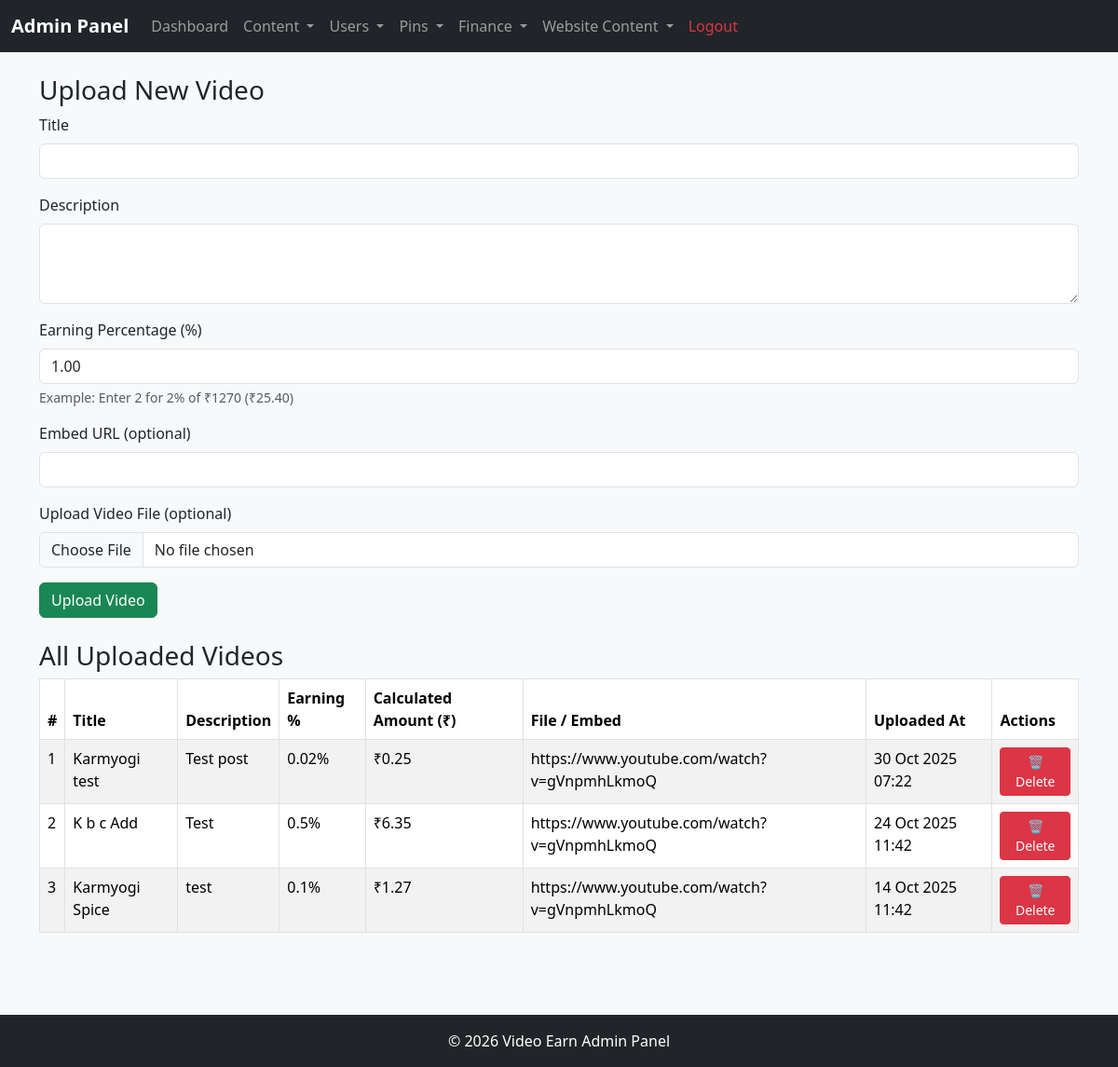
/admin/videos.php (signed in), run on the app's committed database.
### tables this page shows
CREATE TABLE `videos` (
  `id` int(11) NOT NULL,
  `title` varchar(255) NOT NULL,
  `description` text DEFAULT NULL,
  `file_path` varchar(255) DEFAULT NULL,
  `embed_url` varchar(255) DEFAULT NULL,
  `earn_percent` decimal(5,2) NOT NULL DEFAULT 1.00,
  `earn_amount` decimal(10,2) DEFAULT NULL,
  `created_by` int(11) DEFAULT NULL,
  `created_at` datetime DEFAULT current_timestamp(),
  `status` enum('active','inactive') DEFAULT 'active'
);

### admin/videos.php (the view, shortened to what this page needs)
<?php
include 'includes/header.php';
$joining_amount = 1270;
$sqlVideos = "SELECT * FROM videos ORDER BY created_at DESC";
$resultVideos = mysqli_query($conn, $sqlVideos);
?>
<div class="row mb-4">
    <div class="col-md-12">
        <h3>Upload New Video</h3>
        <form method="post" enctype="multipart/form-data">
            <div class="mb-3">
                <label class="form-label">Title</label>
                <input type="text" name="title" class="form-control" required>
            </div>
            <div class="mb-3">
                <label class="form-label">Description</label>
                <textarea name="description" class="form-control" rows="3"></textarea>
            </div>
            <div class="mb-3">
                <label class="form-label">Earning Percentage (%)</label>
                <input type="number" step="0.01" name="earn_percent" class="form-control" value="1.00" required>
                <div class="form-text">Example: Enter 2 for 2% of ₹1270 (₹25.40)</div>
            </div>
            <div class="mb-3">
                <label class="form-label">Embed URL (optional)</label>
                <input type="url" name="embed_url" class="form-control">
            </div>
            <div class="mb-3">
                <label class="form-label">Upload Video File (optional)</label>
                <input type="file" name="video_file" accept="video/*" class="form-control">
            </div>
            <button class="btn btn-success">Upload Video</button>
        </form>
    </div>
</div>
<h3>All Uploaded Videos</h3>
<div class="table-responsive">
    <table class="table table-striped table-bordered">
        <thead>
            <tr>
                <th>#</th>
                <th>Title</th>
                <th>Description</th>
                <th>Earning %</th>
                <th>Calculated Amount (₹)</th>
                <th>File / Embed</th>
                <th>Uploaded At</th>
                <th>Actions</th>
            </tr>
        </thead>
        <tbody>
            <?php
            if(mysqli_num_rows($resultVideos) > 0):
                $i = 1;
                while($video = mysqli_fetch_assoc($resultVideos)):
                    $earnPercent = isset($video['earn_percent']) ? (float)$video['earn_percent'] : 0;
                    $earnAmount  = isset($video['earn_amount']) ? (float)$video['earn_amount'] : ($joining_amount * $earnPercent / 100);
            ?>
            <tr>
                <td><?= $i ?></td>
                <td><?= htmlspecialchars($video['title']) ?></td>
                <td><?= htmlspecialchars($video['description']) ?></td>
                <td><?= $earnPercent ?>%</td>
                <td>₹<?= number_format($earnAmount,2) ?></td>
                <td>
                    <?php
                    if($video['embed_url']) echo htmlspecialchars($video['embed_url']);
                    else if($video['file_path']) echo htmlspecialchars($video['file_path']);
                    else echo 'N/A';
                    ?>
                </td>
                <td><?= date("d M Y H:i", strtotime($video['created_at'])) ?></td>
                <td>
                    <a href="delete_video.php?id=<?= (int)$video['id'] ?>"
                       onclick="return confirm('Are you sure you want to delete this video?')"
                       class="btn btn-sm btn-danger">🗑 Delete</a>
                </td>
            </tr>
            <?php
                $i++;
                endwhile;
            else:
            ?>
            <tr><td colspan="8" class="text-center">No videos uploaded yet.</td></tr>
            <?php endif; ?>
        </tbody>
    </table>
</div>
<?php
include 'includes/footer.php';
?>

### assest/style.css (style rules this page uses)
body { background-color: #f8f9fa; }
h1, h2, h3 { font-family: 'Segoe UI', sans-serif; }

### data on the page
videos: title "Karmyogi test", description "Test post", earn_percent "0.02", earn_amount "0.25", embed_url "https://www.youtube.com/watch?v=gVnpmhLkmoQ", created_at "30 Oct 2025 07:22"
videos: title "K b c Add", description "Test", earn_percent "0.5", earn_amount "6.35", embed_url "https://www.youtube.com/watch?v=gVnpmhLkmoQ", created_at "24 Oct 2025 11:42"
videos: title "Karmyogi Spice", description "test", earn_percent "0.1", earn_amount "1.27", embed_url "https://www.youtube.com/watch?v=gVnpmhLkmoQ", created_at "14 Oct 2025 11:42"
